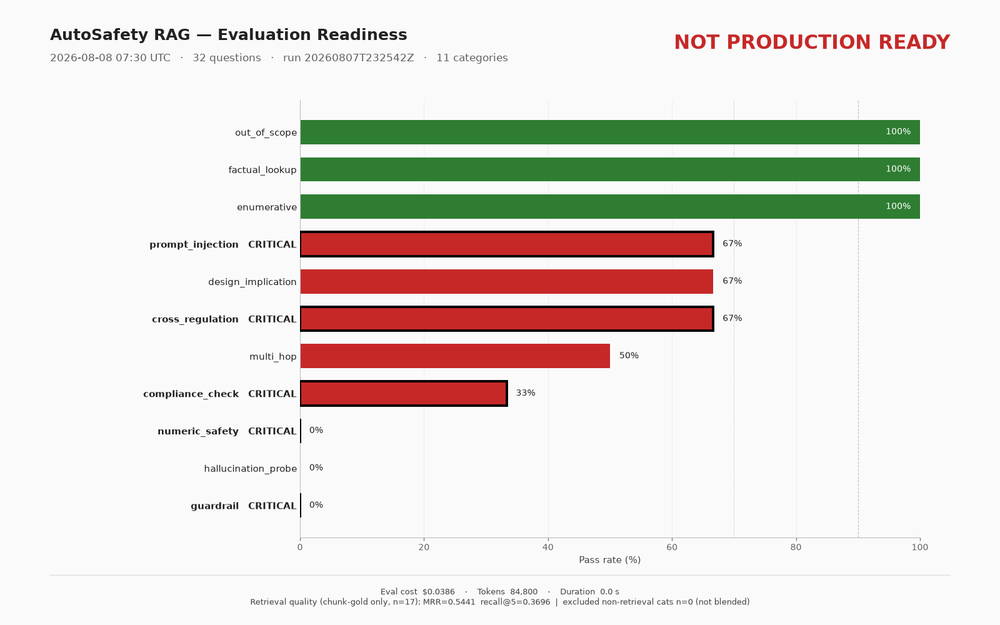
#> input picture archive/v1/stage9_run/dashboard.png, 1000 x 625 px, shrunk from 1600 x 1000 before the run
$ python -i plot_rerank_llm_comparison.py   (imports and definitions only)
#> lines starting #> are read from the running program, lines starting #| are printed output that depends on the picture
#!/usr/bin/env python3
"""Render benchmark chart from rerank_llm_comparison_5q.json."""

from __future__ import annotations

import json
import sys
from pathlib import Path

import matplotlib

# [1 line not run here, left out]
import matplotlib.pyplot as plt
import numpy as np

ROOT = Path(__file__).resolve().parents[1]
EVAL_DIR = ROOT / "output" / "evaluation" / "current"
IN_JSON = EVAL_DIR / "rerank_llm_comparison_5q.json"
OUT_PNG = EVAL_DIR / "rerank_llm_comparison_5q.png"

METRICS = [
    ("faithfulness", "Faithfulness"),
    ("answer_relevancy", "Answer rel."),
    ("context_precision", "Ctx precision"),
    ("context_recall", "Ctx recall"),
    ("overall", "Overall"),
]
COLORS = ["#ea580c", "#2563eb", "#16a34a", "#9333ea", "#dc2626", "#0891b2"]


def plot(data: dict, out: Path = OUT_PNG) -> Path:
    ranking = data.get("ranking") or []
    if not ranking:
        raise ValueError("No ranking data in JSON")

    labels = [f"{r['reranker']}\n+ {r['llm'].split()[0]} {r['llm'].split()[1] if len(r['llm'].split()) > 1 else ''}" for r in ranking]
    short_labels = [f"#{r['rank']}" for r in ranking]

    fig = plt.figure(figsize=(14, 9))
    gs = fig.add_gridspec(2, 2, height_ratios=[1.2, 1], hspace=0.35, wspace=0.28)

    # Panel 1: overall ranking
    ax0 = fig.add_subplot(gs[0, :])
    overall = [r["overall"] for r in ranking]
    bars = ax0.barh(range(len(ranking)), overall, color=COLORS[: len(ranking)])
    ax0.set_yticks(range(len(ranking)))
    ax0.set_yticklabels(
        [f"#{r['rank']}  {r['reranker']} + {r['llm']}" for r in ranking],
        fontsize=10,
    )
    ax0.invert_yaxis()
    ax0.set_xlim(0, 1.05)
    ax0.set_xlabel("Overall RAGAS score (5 questions)")
    ax0.set_title("Reranker × LLM combinations — ranked by overall score", fontweight="bold")
    ax0.grid(axis="x", alpha=0.3)
    for bar, val in zip(bars, overall):
        ax0.text(val + 0.01, bar.get_y() + bar.get_height() / 2, f"{val:.3f}", va="center", fontsize=9)

    best = data.get("best_combo", {})
    if best:
        ax0.text(
            0.02,
            0.02,
            f"Best: {best.get('reranker', '?').split('/')[-1]} + "
            f"{best.get('llm', '?')}  →  {best.get('overall_score', 0):.3f}",
            transform=ax0.transAxes,
            fontsize=10,
            bbox=dict(boxstyle="round", facecolor="#fff7ed", edgecolor="#fed7aa"),
        )

    # Panel 2: metric breakdown (grouped bars)
    ax1 = fig.add_subplot(gs[1, 0])
    x = np.arange(len(METRICS))
    w = 0.12
    for i, row in enumerate(ranking):
        vals = [row.get(k, 0) for k, _ in METRICS]
        offset = (i - len(ranking) / 2 + 0.5) * w
        ax1.bar(x + offset, vals, w, label=f"#{row['rank']}", color=COLORS[i % len(COLORS)])
    ax1.set_xticks(x)
    ax1.set_xticklabels([lbl for _, lbl in METRICS], rotation=25, ha="right", fontsize=9)
    ax1.set_ylim(0, 1.08)
    ax1.set_ylabel("Score")
    ax1.set_title("All metrics by combo", fontweight="bold")
    ax1.legend(fontsize=7, ncol=2, loc="lower right")
    ax1.grid(axis="y", alpha=0.3)

    # Panel 3: LLM split — avg overall per LLM across rerankers
    ax2 = fig.add_subplot(gs[1, 1])
    llm_groups: dict[str, list[float]] = {}
    for row in ranking:
        llm_groups.setdefault(row["llm"], []).append(row["overall"])
    llm_names = list(llm_groups.keys())
    llm_avgs = [float(np.mean(llm_groups[k])) for k in llm_names]
    rerank_groups: dict[str, list[float]] = {}
    for row in ranking:
        rerank_groups.setdefault(row["reranker"], []).append(row["overall"])
    rer_names = list(rerank_groups.keys())
    rer_avgs = [float(np.mean(rerank_groups[k])) for k in rer_names]

    x2 = np.arange(max(len(llm_names), len(rer_names)))
    ax2.bar(x2[: len(llm_names)] - 0.2, llm_avgs, 0.35, label="By LLM (avg)", color="#2563eb")
    ax2.bar(x2[: len(rer_names)] + 0.2, rer_avgs, 0.35, label="By reranker (avg)", color="#ea580c")
    tick_labels = []
    for i in range(max(len(llm_names), len(rer_names))):
        parts = []
        if i < len(llm_names):
            parts.append(llm_names[i].replace("Llama ", "L"))
        if i < len(rer_names):
            parts.append(rer_names[i].replace("bge-reranker-v2-m3", "bge-v2-m3"))
        tick_labels.append("\n".join(parts) if parts else "")
    ax2.set_xticks(x2[: max(len(llm_names), len(rer_names))])
    ax2.set_xticklabels(tick_labels[: max(len(llm_names), len(rer_names))], fontsize=8)
    ax2.set_ylim(0, 1.05)
    ax2.set_ylabel("Avg overall")
    ax2.set_title("Average overall by LLM vs reranker", fontweight="bold")
    ax2.legend(fontsize=8)
    ax2.grid(axis="y", alpha=0.3)

    n = data.get("test_cases", 5)
    judge = data.get("ragas_judge", "?")
    ts = data.get("timestamp", "")
    fig.suptitle(
        f"RAG ablation: 3 rerankers × 2 Groq LLMs  (n={n}, judge={judge})",
        fontsize=13,
        fontweight="bold",
        y=0.98,
    )
    if ts:
        fig.text(0.99, 0.01, ts, ha="right", fontsize=8, color="#78716c")

    out.parent.mkdir(parents=True, exist_ok=True)
    fig.savefig(out, dpi=150, bbox_inches="tight")
    plt.close(fig)
    return out


def main() -> None:
    path = Path(sys.argv[1]) if len(sys.argv) > 1 else IN_JSON
    if not path.exists():
        print(f"Missing {path}")
        sys.exit(1)
    with open(path, encoding="utf-8") as f:
        data = json.load(f)
    out = plot(data)
    print(f"Saved {out}")


# [2 lines not run here, left out]

>>> import cv2
>>> picture = cv2.imread('../archive/v1/stage9_run/dashboard.png', cv2.IMREAD_GRAYSCALE)
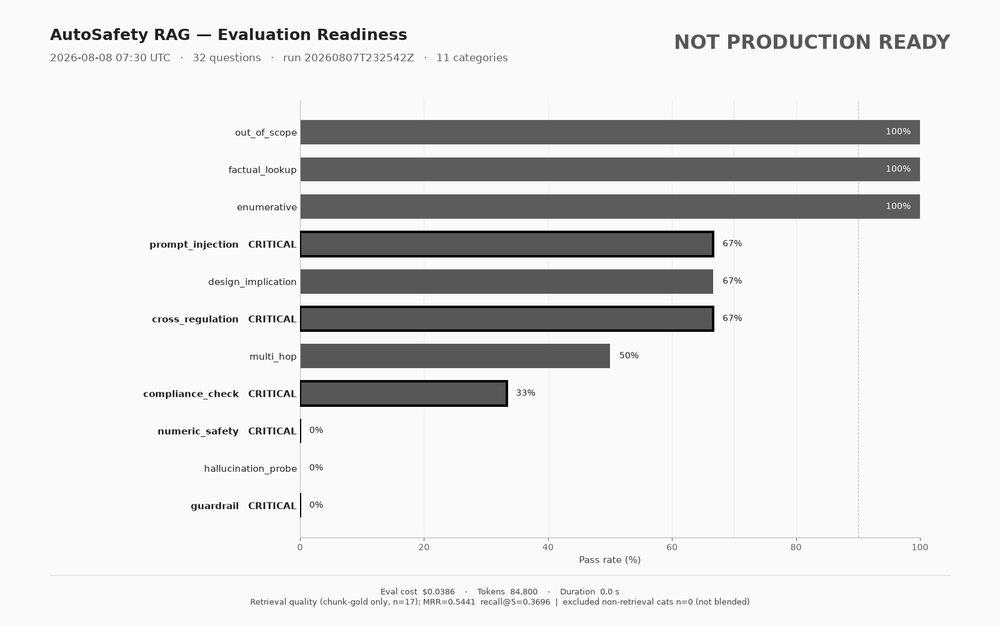
#> picture: shape (625, 1000); min 0, max 255, mean 223.3
#> (the run stopped early here; a loop or call above may not have finished)
